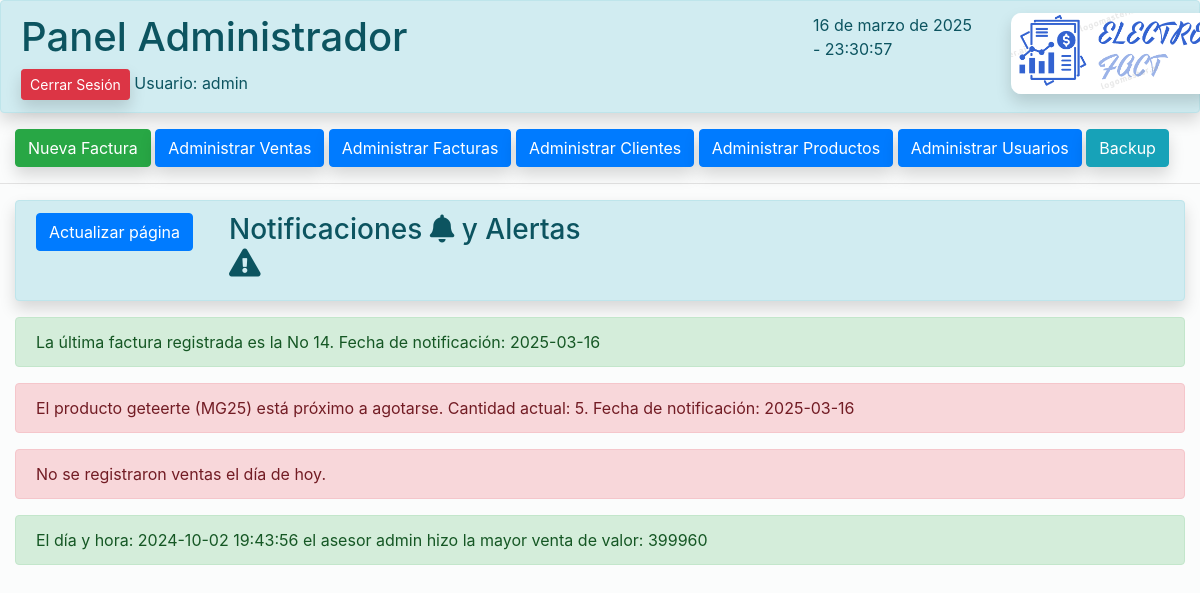
The page /vistas/inicio_admin.php (signed in) on the database as committed earlier.
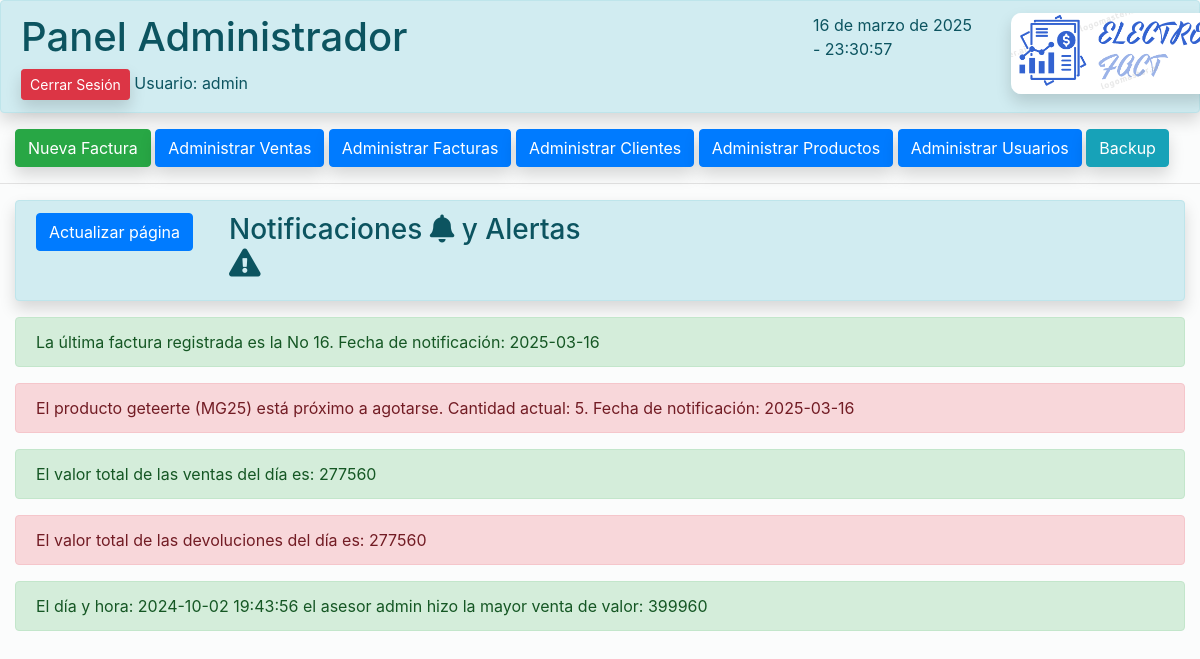
The same page on the database as committed later.
### tables this page shows
CREATE TABLE `facturas` (
  `id_factura` int(11) NOT NULL AUTO_INCREMENT,
  `no_factura` int(150) NOT NULL,
  `estado` varchar(15) NOT NULL DEFAULT 'Cerrada',
  `fecha_factura` datetime NOT NULL DEFAULT current_timestamp(),
  `fecha_anulacion` datetime DEFAULT NULL,
  `descripcion_anulacion` varchar(200) DEFAULT NULL,
  `doc_cliente` varchar(10) NOT NULL,
  `nom_cliente` varchar(50) NOT NULL,
  `asesor` varchar(14) NOT NULL,
  `caja` varchar(2) NOT NULL,
  `forma_de_pago` varchar(15) NOT NULL,
  `total_venta_con_iva` varchar(10) NOT NULL,
  `doc_factura` varchar(200) NOT NULL DEFAULT 'C:\\Users\\GalleOso\\Documents\\Facturas',
  PRIMARY KEY (`id_factura`)
);

CREATE TABLE `productos` (
  `id_producto` int(11) NOT NULL AUTO_INCREMENT,
  `ref_producto` varchar(15) NOT NULL,
  `descripcion_producto` varchar(50) NOT NULL,
  `cat_producto` varchar(20) NOT NULL DEFAULT 'TECNOLOGIA',
  `valor_producto` varchar(10) NOT NULL,
  `unidades_producto` int(11) NOT NULL,
  PRIMARY KEY (`id_producto`)
);

### vistas/inicio_admin.php (the view, shortened to what the changed rows need)
<?php
include '../conexion/conexion.php';
?>
<!DOCTYPE html>
<html lang="es">
<head>
    <link rel="stylesheet" href="https://cdnjs.cloudflare.com/ajax/libs/font-awesome/5.15.4/css/all.min.css">
    <link href="https://stackpath.bootstrapcdn.com/bootstrap/4.5.2/css/bootstrap.min.css" rel="stylesheet">
</head>
<body>
    <div class="container-fluid alert alert-info sombra">
        <div class="row">
            <div class="col-8">
                <h1>Panel Administrador</h1>
            </div>
        </div>
    </div>
    <div class="container-fluid">
        <?php
    $sql1 = "SELECT * FROM facturas WHERE no_factura = (SELECT MAX(no_factura) FROM facturas)";
    $resultado1= mysqli_query($conexion, $sql1);
    if ($resultado1->num_rows > 0) {
        while ($fila = $resultado1->fetch_assoc()) {
            $fecha_notificacion = date('Y-m-d');
            echo '<div class="container-fluid alert alert-success" role="alert">';
            echo 'La última factura registrada es la No ' . $fila["no_factura"] . '. Fecha de notificación: ' . $fecha_notificacion;
            echo '</div>';
        }
    } else {
        echo '<div class="container-fluid alert alert-success" role="alert">';
        echo "No se encontraron facturas registradas.";
        echo '</div>';
    }
    ?>
    </div>
    <div class="container-fluid">
        <?php
    $sql2 = "SELECT ref_producto, descripcion_producto, unidades_producto FROM productos WHERE unidades_producto <= 10";
    $resultado2 = $conexion->query($sql2);
    if ($resultado2->num_rows > 0) {
        while ($fila = $resultado2->fetch_assoc()) {
            $fecha_notificacion = date('Y-m-d');
            echo '<div class="alert alert-danger" role="alert">';
            echo 'El producto ' . $fila["descripcion_producto"] . ' (' . $fila["ref_producto"] . ') está próximo a agotarse. Cantidad actual: ' . $fila["unidades_producto"] . '. Fecha de notificación: ' . $fecha_notificacion;
            echo '</div>';
        }
    }
    ?>
    </div>
    <div class="container-fluid">
        <?php
$fecha_hoy = date('Y-m-d');
$sql3 = "SELECT SUM(valor_total_venta) AS total_ventas
        FROM ventas
        WHERE DATE(fecha_hora_venta) = '$fecha_hoy'";
$resultado3 = $conexion->query($sql3);
if ($resultado3->num_rows > 0) {
    $fila = $resultado3->fetch_assoc();
    $valor_total_ventas = $fila['total_ventas'];
    if ($valor_total_ventas) {
        echo '<div class="alert alert-success" role="alert">';
        echo 'El valor total de las ventas del día es: ' . $valor_total_ventas . '';
        echo '</div>';
    } else {
        echo '<div class="alert alert-danger" role="alert">';
        echo "No se registraron ventas el día de hoy.";
        echo '</div>';
    }
} else {
    echo '<div class="alert alert-danger" role="alert">';
    echo "No se encontraron ventas registradas!.";
    echo '</div>';
}
?>
    </div>
    <div class="container-fluid">
        <?php
$fecha_hoy = date('Y-m-d');
$sql5 = "SELECT SUM(valor_devo) AS total_devoluciones
        FROM devoluciones
        WHERE DATE(fecha_devo) = '$fecha_hoy'";
$resultado5 = $conexion->query($sql5);
if ($resultado5->num_rows > 0) {
    $fila = $resultado5->fetch_assoc();
    $total_devoluciones = $fila['total_devoluciones'];
    if ($total_devoluciones) {
        echo '<div class="alert alert-danger" role="alert">';
        echo 'El valor total de las devoluciones del día es: ' . $total_devoluciones . '';
        echo '</div>';
    }
} else {
    echo '<div class="alert alert-danger" role="alert">';
    echo "No se encontraron devoluciones registradas.";
    echo '</div>';
}
?>
    </div>

Rows that differ between the two databases and show on the page:
no longer on this page (row unchanged): facturas: no_factura "14"
added facturas: no_factura "16"
Other text that changed with them:
$valor_total_ventas: (not shown) → "277560"
$total_devoluciones: (not shown) → "277560"
text no longer shown: "No se registraron ventas el día de hoy."
text now shown: "El valor total de las ventas del día es: El valor total de las devoluciones del día es:"
